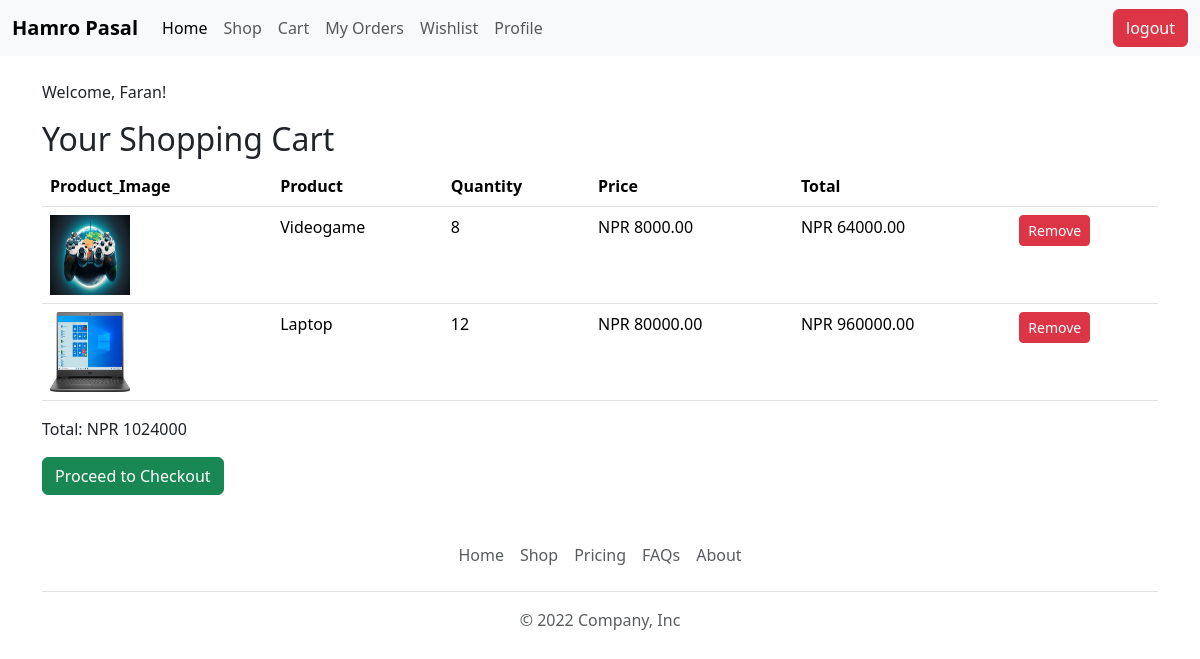
The page /cart/ (signed in) on the database its author committed.
### ecommerce/models.py (models this page shows, shortened)
class Cart(models.Model):
      user = models.ForeignKey(User, on_delete = models.CASCADE)
      product = models.ForeignKey('Product', on_delete = models.CASCADE)
      quantity = models.PositiveIntegerField(default=1)
      def line_total(self):
          return self.quantity * self.product.price

class Product(models.Model):
   name = models.CharField(max_length = 225)
   image = models.FileField(upload_to = 'product_images/' , null=True, blank=True)
   price = models.DecimalField(max_digits=10, decimal_places=2)
   quantity = models.TextField()
   description = models.TextField()

### ecommerce/views.py (the view)
# urls.py: path('cart/', cart),
def cart(request):
    user = request.user
    if user.is_authenticated:
     carts = Cart.objects.filter(user=user)
     total_price=0
     for cart_item in carts:
         total_price += int(cart_item.product.price) * int(cart_item.quantity)
    else:
        carts=None
        total_price=None
    return render(request,'frontend/cart.html', {'carts':carts,'total_price':total_price})

### templates/frontend/cart.html
{% extends 'frontend/layout/main.html' %}
{% block content %}
<div class="container my-4">
    {% if user.is_authenticated %}
    <p>Welcome, {{ user.username }}!</p>
    <h2>Your Shopping Cart</h2>
    {% if carts %}
    <table class="table">
        <thead>
            <tr>
                <th scope="col">Product_Image</th>
                <th scope="col">Product</th>
                <th scope="col">Quantity</th>
                <th scope="col">Price</th>
                <th scope="col">Total</th>
                <th scope="col"></th>
            </tr>
        </thead>
        <tbody>
            {% for item in carts %}
            <tr>
                <td><img src="{{item.product.image.url}}" alt="{{item.product.image.url}}" loading="lazy" width="80" height="80">
                </td>
                <td>{{ item.product.name }}</td>
                <td>{{ item.quantity }}</td>
                <td>NPR {{ item.product.price }}</td>
                <td>NPR {{ item.line_total }}</td>
                <td>
                    <a href="/remove-from-cart/{{item.id}}" class="btn btn-danger btn-sm">Remove</a>
                </td>
            </tr>
            {% endfor %}
        </tbody>
    </table>
    <div class="mt-3">
        <p>Total: NPR {{total_price}} </p>
        <a href="/checkout/" class="btn btn-success">Proceed to Checkout</a>
    </div>
    {% else %}
    <p>Your cart is empty.</p>
    {% endif %}
    {% else %}
    <p class="text-center my-5">You are not logged in.</p>
    {% endif %}
</div>
{% endblock %}

### rows shown on the page
Cart: product.image (picture), product.name "Videogame", quantity "8", product.price "8000.00", line_total "64000.00"
Cart: product.image (picture), product.name "Laptop", quantity "12", product.price "80000.00", line_total "960000.00"

### other values the page prints
{{ user.username }} "Faran"
{{ total_price }} "1024000"
